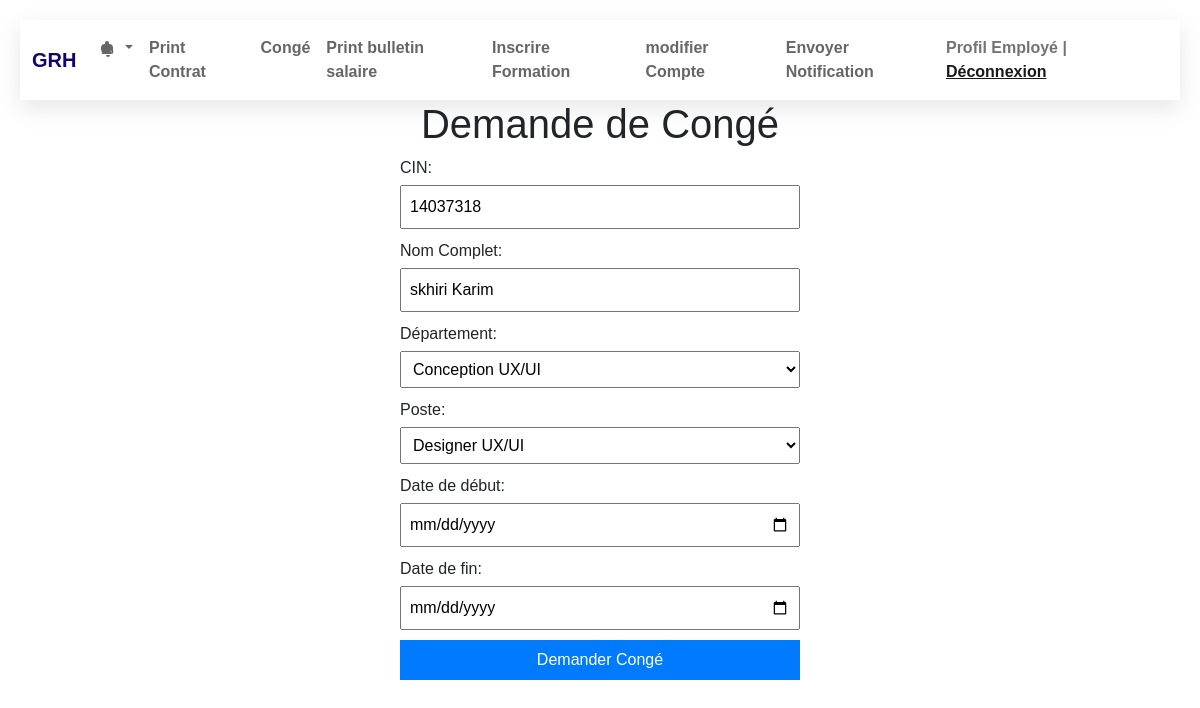
The app's page /employé/demande_conge.php (signed in) with its own data.
### tables this page shows
CREATE TABLE `employe` (
  `id` int(6) UNSIGNED NOT NULL,
  `cin` varchar(255) NOT NULL,
  `nom` varchar(255) NOT NULL,
  `prenom` varchar(255) NOT NULL,
  `email` varchar(255) DEFAULT NULL,
  `gender` varchar(1) DEFAULT NULL,
  `age` int(3) DEFAULT NULL,
  `telephone` varchar(20) DEFAULT NULL,
  `nationality` varchar(255) DEFAULT NULL,
  `civility` varchar(255) DEFAULT NULL,
  `children` int(2) DEFAULT NULL,
  `image` varchar(255) DEFAULT NULL,
  `departement` varchar(255) DEFAULT NULL,
  `poste` varchar(255) DEFAULT NULL,
  `type_contrat` varchar(255) DEFAULT NULL,
  `salaire` varchar(50) DEFAULT NULL,
  `dateDebut` date DEFAULT NULL,
  `dateFin` date DEFAULT NULL,
  `typeContrat` varchar(255) DEFAULT NULL,
  `horaire` varchar(255) DEFAULT NULL,
  `reg_date` timestamp NOT NULL DEFAULT current_timestamp() ON UPDATE current_timestamp(),
  `numcarte` varchar(255) DEFAULT NULL,
  `username` varchar(100) DEFAULT NULL,
  `paswrd` varchar(255) DEFAULT NULL
);

### employé/demande_conge.php (the view, shortened to what this page needs)
<?php
include 'navbarEmployé.php';
require_once('connect.php');
$user_id = $_SESSION['user_id'];
$sql = "SELECT * FROM employe WHERE id = '$user_id'";
$result = mysqli_query($con, $sql);
$user = mysqli_fetch_assoc($result);
?>
<!DOCTYPE html>
<html lang="en">
<head>
    <link href="https://cdn.jsdelivr.net/npm/bootstrap@5.1.3/dist/css/bootstrap.min.css" rel="stylesheet">
    <link rel="stylesheet" href="https://stackpath.bootstrapcdn.com/font-awesome/4.7.0/css/font-awesome.min.css">
    <link rel="stylesheet" href="style.css">
</head>
<body>
    <h1>Demande de Congé</h1>
    <form id="demandeForm" method="post" action="Formu_congé.php">
        <label for="cin">CIN:</label>
        <input type="text" id="cin" name="cin" value="<?php echo $user['cin']; ?>" readonly>
        <label for="nom">Nom Complet:</label>
        <input type="text" id="nom" name="nom" value="<?php echo $user['nom'] . ' ' . $user['prenom']; ?>
" readonly>
        <label for="departement">Département:</label>
        <select id="inputDepartement" name="departement" required>
            <option value="conception_ux_ui" <?php echo $user['departement'] == 'conception_ux_ui' ? 'selected' : ''; ?>>Conception UX/UI</option>
        </select>
        <div id="postesContainer">
            <label for="poste">Poste:</label>
            <select id="inputPoste" name="poste" required>
             </select>
        </div>
        <label for="dateDebut">Date de début:</label>
        <input type="date" id="dateDebut" name="dateDebut" required>
        <label for="dateFin">Date de fin:</label>
        <input type="date" id="dateFin" name="dateFin" required>
        <button type="submit">Demander Congé</button>
    </form>
</body>
</html>

### employé/demande_conge.php (style rules this page uses)
body { font-family: Arial, sans-serif; margin: 0; padding: 20px; }
h1 { text-align: center; }
form { max-width: 400px; margin: 0 auto; }
label { display: block; margin-bottom: 5px; }
input[type="text"], input[type="date"], select, button { width: 100%; margin-bottom: 10px; padding: 8px; box-sizing: border-box; }
button { background-color: #007bff; color: white; border: none; cursor: pointer; }
#postesContainer { display: none; }

### records on screen
employe: cin "14037318", nom "skhiri Karim", departement "Conception UX/UI"
